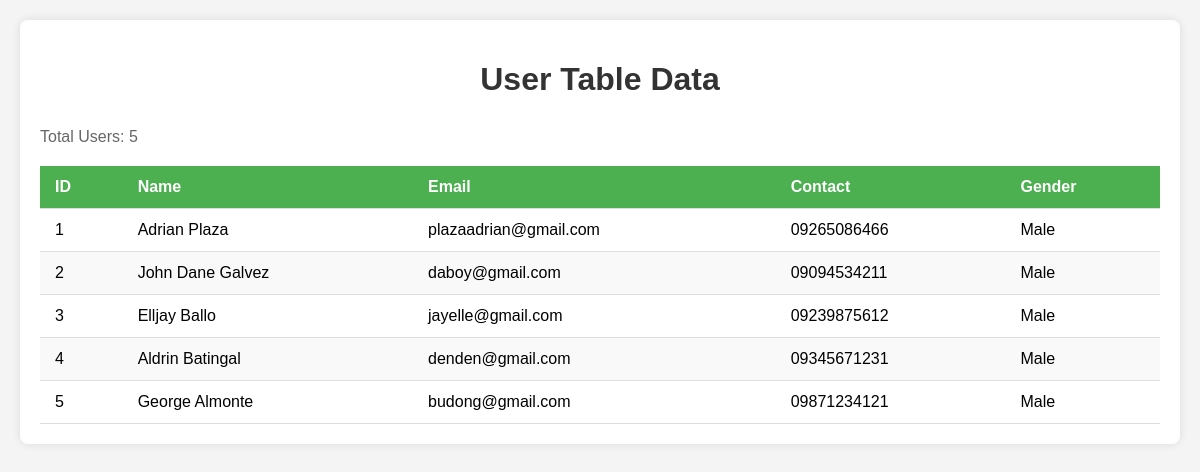
The page / on the database its author committed.
### tables this page shows
CREATE TABLE `usertbl` (
  `id` int(11) NOT NULL,
  `name` varchar(50) NOT NULL,
  `email` varchar(50) NOT NULL,
  `password` varchar(50) NOT NULL,
  `contact` varchar(50) NOT NULL,
  `gender` varchar(10) NOT NULL
);

### index.php (the view, shortened to what this page needs)
<?php
    include 'database.php';
?>
<!DOCTYPE html>
<html lang="en">
<head>
</head>
<body>
    <div class="container">
        <h1>User Table Data</h1>
        <?php
	        $sql = "SELECT id, name, email, contact, gender FROM usertbl ORDER BY id";
	        $result = mysqli_query($conn, $sql);
	        if (!$result) {
	            echo "<p class='no-data'>Error: " . mysqli_error($conn) . "</p>";
	        } else {
	            $row_count = mysqli_num_rows($result);
	            echo "<div class='count'>Total Users: " . $row_count . "</div>";
	            if ($row_count > 0) {
	                echo "<table>";
	                echo "<thead>";
	                echo "<tr>";
	                echo "<th>ID</th>";
	                echo "<th>Name</th>";
	                echo "<th>Email</th>";
	                echo "<th>Contact</th>";
	                echo "<th>Gender</th>";
	                echo "</tr>";
	                echo "</thead>";
	                echo "<tbody>";
	                while($row = mysqli_fetch_assoc($result)) {
	                    echo "<tr>";
	                    echo "<td>" . htmlspecialchars($row['id']) . "</td>";
	                    echo "<td>" . htmlspecialchars($row['name']) . "</td>";
	                    echo "<td>" . htmlspecialchars($row['email']) . "</td>";
	                    echo "<td>" . htmlspecialchars($row['contact']) . "</td>";
	                    echo "<td>" . htmlspecialchars($row['gender']) . "</td>";
	                    echo "</tr>";
	                }
	                echo "</tbody>";
	                echo "</table>";
	            } else {
	                echo "<p class='no-data'>No users found in the database.</p>";
	            }
	        }
        ?>
    </div>
</body>
</html>

### index.php (style rules this page uses)
body { font-family: Arial, sans-serif; margin: 20px; background-color: #f4f4f4; }
.container { max-width: 1200px; margin: 0 auto; background-color: white; padding: 20px; border-radius: 8px; box-shadow: 0 0 10px rgba(0,0,0,0.1); }
h1 { color: #333; text-align: center; margin-bottom: 30px; }
table { width: 100%; border-collapse: collapse; margin-top: 20px; }
th, td { padding: 12px 15px; text-align: left; border-bottom: 1px solid #ddd; }
th { background-color: #4CAF50; color: white; font-weight: bold; }
tr:nth-child(even) { background-color: #f9f9f9; }
.count { margin-bottom: 15px; color: #666; }

### rows shown on the page
usertbl: id "1", name "Adrian Plaza", email "plazaadrian@gmail.com", contact "09265086466", gender "Male"
usertbl: id "2", name "John Dane Galvez", email "daboy@gmail.com", contact "09094534211", gender "Male"
usertbl: id "3", name "Elljay Ballo", email "jayelle@gmail.com", contact "09239875612", gender "Male"
usertbl: id "4", name "Aldrin Batingal", email "denden@gmail.com", contact "09345671231", gender "Male"
usertbl: id "5", name "George Almonte", email "budong@gmail.com", contact "09871234121", gender "Male"

### other values the page prints
$row_count "5"
